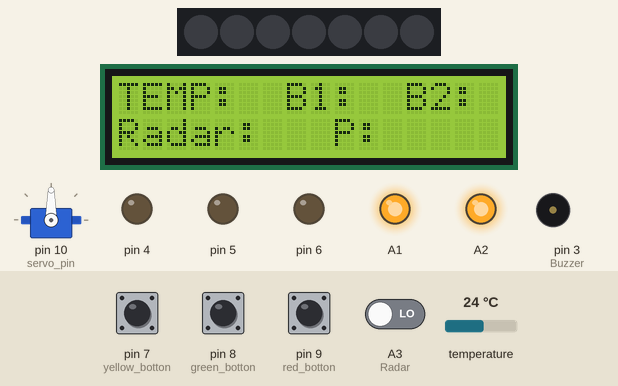
This sketch was run on a simulated Arduino Uno, built with avr-gcc and run on an emulated ATmega328P. On the bench: 7 RGB LEDs in strip order, left to right, servo, 16×2 character LCD, output pins drawn as LEDs (lit = HIGH), buzzer (waves = sounding). The test bench sets the inputs (shaded band); at power-on: A3 (Radar), pin 7 (yellow_botton), pin 8 (green_botton), pin 9 (red_botton) LOW, temperature 24 °C. What the sketch prints to the serial monitor is not drawn.

Above: at 1.3 s.
1.4 s: A3 (Radar) driven HIGH
At 3.4 s:
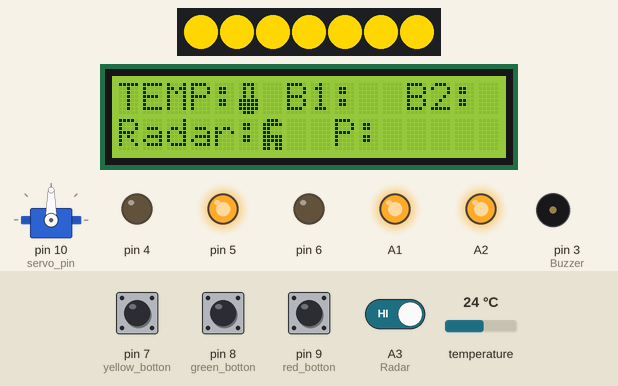
3.7 s: temperature set to 21.5 °C
5.2 s: temperature set to 20.4 °C
At 7.8 s:
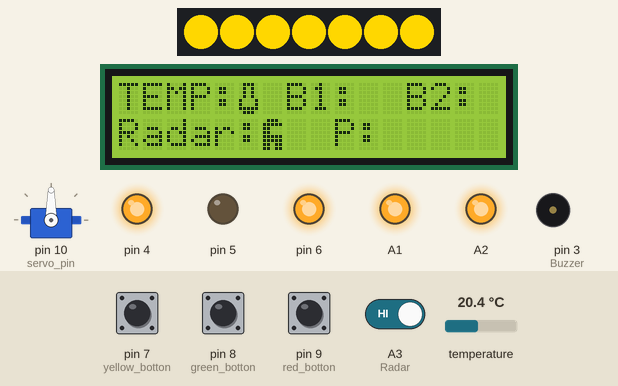
8.5 s: temperature set to 28 °C
At 10.6 s:
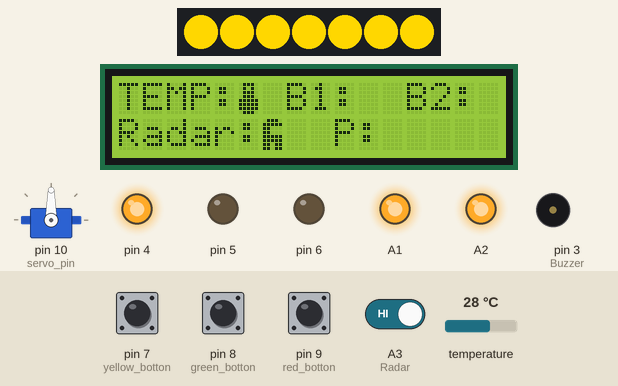
10.9 s: A3 (Radar) driven LOW
At 12.2 s:
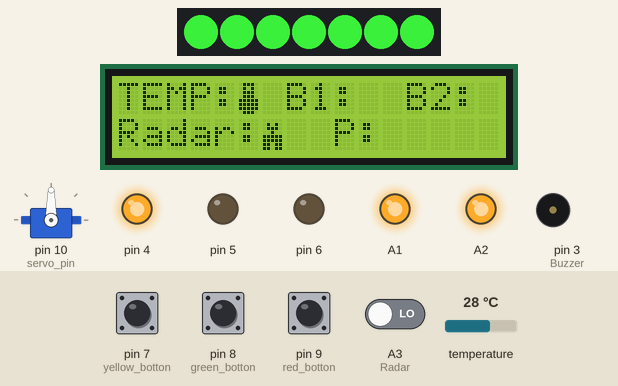
12.6 s: pin 7 (yellow_botton) pulled HIGH for 1 s
At 14.5 s:
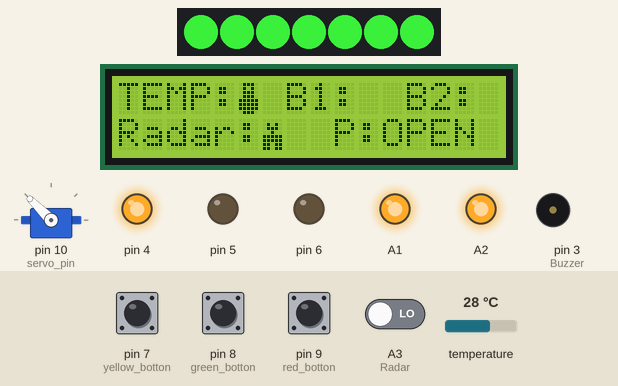
Timing chart, 0 to 16.0 s (numbered marks = the images above; inputs shaded):
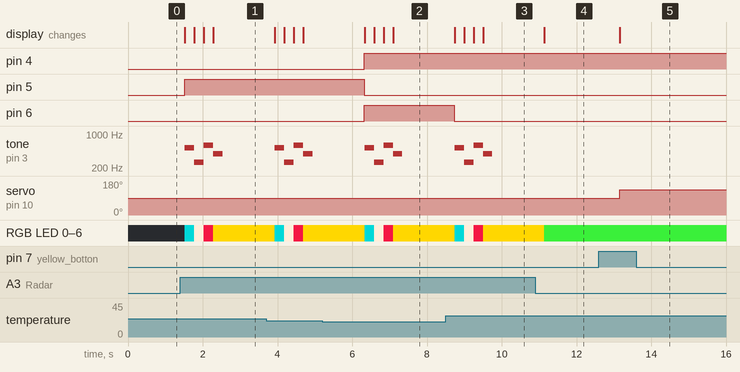

Measured:
- the behaviour switches between 21 and 20.9 °C on temperature (found by bisection; images 1 and 2)
- after the input at 1.4 s, tone on pin 3 (Buzzer): plays 523 Hz for 0.25 s, 261 Hz for 0.25 s, 587 Hz for 0.25 s, 391 Hz for 0.25 s, starting after 0.12 s; the display: first changes after 0.12 s (image 1 shows a later state)
- after the input at 5.2 s, pin 4, pin 6: LOW → HIGH after 1.1 s; pin 5: HIGH → LOW after 1.1 s; the display: first changes after 1.1 s (image 2 shows a later state)
- after the input at 8.5 s, pin 6: HIGH → LOW after 0.23 s; the display: first changes after 0.24 s (image 3 shows a later state)
- after the input at 10.9 s, tone on pin 3 (Buzzer): stops changing and stays silent; the display: changes after 0.24 s (image 4)
- after the input at 12.6 s, servo on pin 10 (servo_pin): 90° → 135° after 0.56 s; the display: changes after 0.56 s (image 5)

The sketch:

Habitacion_Automatizada.ino
```cpp
/*
  Fundación Kinal
  Centro Educativo Técnico Labral Kinal
  Electrónica
  Grado: Quinto
  Sección: A
  Curso: Taller de Electrónica Digital y Reparación de Computadoras I
  Nombre: Álvaro Anzueto Rodas
  Carné: 2019373
*/

//Directivas de preprocesador
#define SensorT 2
#define Buzzer 3
#define RGB_Rojo  4//hay que definir
#define RGB_Verde 5
#define RGB_Azul 6
#define yellow_botton 7
#define green_botton 8
#define red_botton 9
#define servo_pin 10
#define Neopixel A0
#define Radar A3
#define foco1 A1
#define foco2 A2

#define cantidad_leds 7
#define encender(pin) digitalWrite(pin, HIGH); //para operaciones simplificadas
#define apagar(pin) digitalWrite(pin, LOW);
#define salida(pin) pinMode(pin, OUTPUT);
#define entrada(pin) pinMode(pin, INPUT);

//Librerias a usar
#include <LiquidCrystal_I2C.h>//Para la lcd
#include <DallasTemperature.h>//Para el sensor de temperatura
#include <OneWire.h>
#include <Adafruit_NeoPixel.h>//Para la rueda neopixel
#include <Servo.h>//Para el servo


//constructores
OneWire miWire(SensorT); //para comunicación de un solo cable en el pin 2
DallasTemperature sensor_t(&miWire);//para el sensor de temperatura
LiquidCrystal_I2C lcd_Alvaro(0x27, 16, 2); //objeto para la lcd
Adafruit_NeoPixel rueda_led(cantidad_leds, Neopixel, NEO_GRB + NEO_KHZ800); //para la rueda neopixel
Servo servo_Alvaro;//Servo

//caracteres especiales para la lcd

byte caliente[] = {
  B01110,
  B01010,
  B01110,
  B01110,
  B11111,
  B11111,
  B11111,
  B01110
};

byte templado[] = {
  B01110,
  B01010,
  B01010,
  B01010,
  B11111,
  B11111,
  B11111,
  B01110
};

byte frio[] = {
  B01110,
  B01010,
  B01010,
  B01010,
  B10001,
  B10001,
  B11111,
  B01110
};

byte encendido[] = {
  B01110,
  B11111,
  B11111,
  B11111,
  B01110,
  B00000,
  B11111,
  B10001
};

byte apagado[] = {
  B01110,
  B10001,
  B10001,
  B10001,
  B01110,
  B00000,
  B11111,
  B10001
};

byte amugus[] = {
  B01110,
  B11111,
  B11000,
  B11000,
  B11111,
  B11111,
  B11011,
  B11011
};

byte muerto1[] = {
  B00000,
  B01010,
  B01110,
  B00100,
  B11111,
  B11111,
  B11011,
  B11011
};

enum colores //Colores para el neopixel
{
  turquesa,
  bhueso,
  rojo,
  amarillo,
  verde,
};

//Variables a usar
float temp;
int estado_pulsadorY = 0, estado_pulsadorG = 0, estado_pulsadorR = 0; //variable para el pulsador

//Llamo las funciones
void pines(), lcd_interfaz(), luminaria1(), luminaria2(), puerta();

void setup() {
  // configuramos pines y los objetos
  Serial.begin(9600);
  pines();
}

void loop() {
  // En orden pasarán las siguientes funciones:
  lcd_interfaz();
  luminaria1();
  luminaria2();
  puerta();
  temp = calculo_C();
  etapa_temp();
  presencia();
  luminaria1();
  luminaria2();
  puerta();
}

//*****FUNCIONES*****

void pines() {//configura los pines e inicializa la lcd y el sensor de temperatura
  sensor_t.begin();
  rueda_led.begin();
  servo_Alvaro.attach(servo_pin);
  lcd_Alvaro.init();
  lcd_Alvaro.backlight();
  lcd_Alvaro.createChar(0, caliente);
  lcd_Alvaro.createChar(1, templado);
  lcd_Alvaro.createChar(2, frio);
  lcd_Alvaro.createChar(3, encendido);
  lcd_Alvaro.createChar(4, apagado);
  lcd_Alvaro.createChar(5, amugus);
  lcd_Alvaro.createChar(6, muerto1);
  salida(RGB_Azul);//hay que definir
  salida(RGB_Rojo);
  salida(RGB_Verde);
  salida(A2);
  salida(A1);
  entrada(Radar);
  entrada(red_botton);
  entrada(yellow_botton);
  entrada(green_botton);
  encender(foco1);
  encender(foco2);
}

void lcd_interfaz() {
  lcd_Alvaro.setCursor(0, 0);
  lcd_Alvaro.print("TEMP:");
  //caracter de la temperatura
  lcd_Alvaro.setCursor(7, 0);
  lcd_Alvaro.print("B1:");
  //caracter del primer foco
  lcd_Alvaro.setCursor(12, 0);
  lcd_Alvaro.print("B2:");
  //caracter del segundo foco
  lcd_Alvaro.setCursor(0, 1);
  lcd_Alvaro.print("Radar:");
  //caracter del radar
  lcd_Alvaro.setCursor(9, 1);
  lcd_Alvaro.print("P:");
  //puerts
  delay(600);
}

float calculo_C() { //Funcion para sacar temperatura en grados C
  float grados_c;
  sensor_t.requestTemperatures();
  grados_c = sensor_t.getTempCByIndex(0);
  Serial.println(grados_c);
  return grados_c;
}

void etapa_temp() {//Con la función, dependiendo de la temperatura que mida el sensor

  if (temp < 46 && temp >= 26) {//si es muy alta, prende el rgb rojo y tira un caracter
    apagar(RGB_Azul);
    encender(RGB_Rojo);
    apagar(RGB_Verde);
    lcd_Alvaro.setCursor(5, 0);
    lcd_Alvaro.write(0);
  }
  if (temp < 26 && temp >= 21) {//si es nuetro, prende el rgb verde y tira un caracter
    apagar(RGB_Azul);
    apagar(RGB_Rojo);
    encender(RGB_Verde);
    lcd_Alvaro.setCursor(5, 0);
    lcd_Alvaro.write(1);
  }
  if (temp < 21 && temp >= 15) {//si es muy baja, prende el rgb rojo y azul = morado, y tira un caracter
    encender(RGB_Azul);
    encender(RGB_Rojo);
    apagar(RGB_Verde);
    lcd_Alvaro.setCursor(5, 0);
    lcd_Alvaro.write(2);
  }
}

void presencia() {//Funcion para detección del radar
  int lectura = digitalRead(Radar);

  if (lectura == HIGH) {//Si presenta una lectura, lanza una alarma
    lcd_Alvaro.setCursor(6, 1);
    lcd_Alvaro.write(5);//vivo
    setColor(turquesa);
    tone(Buzzer, 523);
    delay(250);
    setColor(bhueso);
    tone(Buzzer, 261);
    delay(250);
    setColor(rojo);
    tone(Buzzer, 587);
    delay(250);
    setColor(amarillo);
    tone(Buzzer, 391);
    delay(250);
    noTone(Buzzer);
  }
  if (lectura == LOW) {//Si no detecta nada, lo apaga
    lcd_Alvaro.setCursor(6, 1);
    lcd_Alvaro.write(6);//muerto
    setColor(verde);
    noTone(Buzzer);
  }
}

void setColor(int color) {//Configura el color del neopixel dependiendo del caso
  switch (color) {

    case turquesa:
      for (int i = 0; i < 8; i++) {
        rueda_led.setPixelColor(i, rueda_led.Color(0, 139, 139));//Defino el color con codigo
        rueda_led.show();//Muestra el color
      }
      break;

    case bhueso:
      for (int i = 0; i < 8; i++) {
        rueda_led.setPixelColor(i, rueda_led.Color(250, 235, 215));
        rueda_led.show();
      }
      break;

    case rojo:
      for (int i = 0; i < 8; i++) {
        rueda_led.setPixelColor(i, rueda_led.Color(220, 20, 60));
        rueda_led.show();
      }
      break;

    case amarillo:
      for (int i = 0; i < 8; i++) {
        rueda_led.setPixelColor(i, rueda_led.Color(255, 215, 0));
        rueda_led.show();
      }
      break;

    case verde:
      for (int i = 0; i < 8; i++) {
        rueda_led.setPixelColor(i, rueda_led.Color(50, 205, 50));
        rueda_led.show();
      }
      break;
  }
}

void luminaria1() {//Funcion para encender el primer foco
  if (digitalRead(green_botton) && estado_pulsadorG == 1) {
    apagar(foco1);
    lcd_Alvaro.setCursor(10, 0);
    lcd_Alvaro.write(3);//encendido
    delay(220);
    estado_pulsadorG = 0;
  }

  if (digitalRead(green_botton) && estado_pulsadorG == 0) {
    encender(foco1);
    lcd_Alvaro.setCursor(10, 0);
    lcd_Alvaro.write(4);//apagado
    delay(220);
    estado_pulsadorG = 1;
  }
}

void luminaria2() {//Funcion para encender el segundo foco
  if (digitalRead(red_botton) && estado_pulsadorR == 1) {
    apagar(foco2);
    lcd_Alvaro.setCursor(15, 0);
    lcd_Alvaro.write(3);//encendido
    delay(220);
    estado_pulsadorR = 0;
  }

  if (digitalRead(red_botton) && estado_pulsadorR == 0) {
    encender(foco2);
    lcd_Alvaro.setCursor(15, 0);
    lcd_Alvaro.write(4);//apagado
    delay(220);
    estado_pulsadorR = 1;
  }
}

void puerta() {//Función para el tercer foco, activando la puerta
  if (digitalRead(yellow_botton) && estado_pulsadorY == 1) {
    servo_Alvaro.write(0);//Se mantiene la posición en 0 grados
    lcd_Alvaro.setCursor(11, 1);
    lcd_Alvaro.print("CLOSE");
    delay(220);
    estado_pulsadorY = 0;
  }

  if (digitalRead(yellow_botton) && estado_pulsadorY == 0) {
    servo_Alvaro.write(135);//mueve la pieza a 135 grados
    lcd_Alvaro.setCursor(11, 1);
    lcd_Alvaro.print("OPEN ");
    delay(220);
    estado_pulsadorY = 1;
  }
}
```
